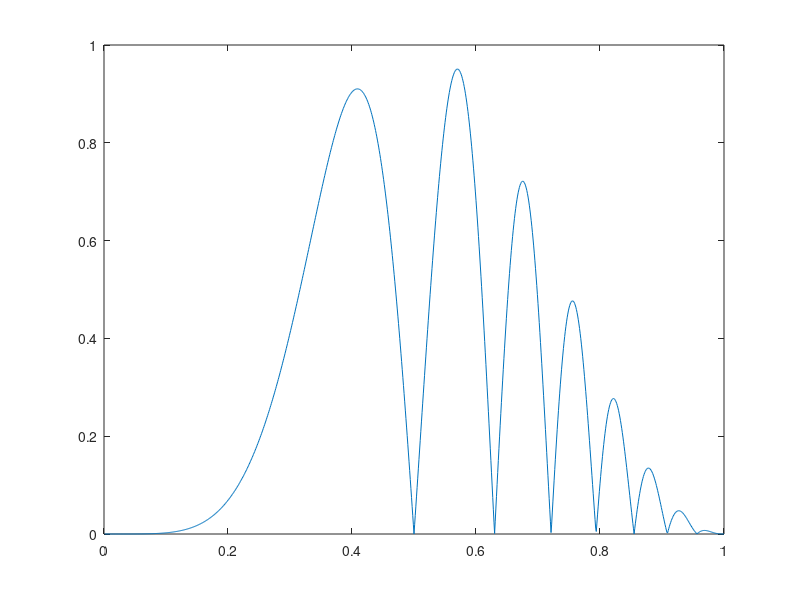

Here is the MATLAB script that generated this plot: (Note: this script raises an error after producing the figure.)
% 1. Select an appropriate discretization level for your data.
t_over_T = 0.001:0.001:1; % 0.001 discretization level for now (1000 points)
f_m = 0.5; %hz
f_c = 4.*((t_over_T).^2);
% pure signal:
A_over_A_0 = (sin(2.*pi.*f_m*t_over_T).^2).*abs((sin(2.*pi.*f_c.*t_over_T)));

plot(t_over_T, A_over_A_0)

% white noise:

% "random vector is considered to be a white noise vector if its 
% components each have a probability distribution with zero mean and 
% finite variance"


% 2. Select a (known) noise function N(t/T) and determine its PDF.

e1_noise_numbers = randn([1 length(t_over_T)]); % zero-mean guassian noise for e_1
e2_noise_numbers = randn([1 length(t_over_T)]); % zero-mean guassian noise for e_1

% TODO maybe switch to something that I can use to specify more directly
% the PDF arguments?

% TODO use hmwk1 function to get the PDF


p_x_1 = pdf_est(100, t_over_T, e1_noise_numbers);

figure;
plot(t_over_T, p_x);

% A_affected = A~ which is the noise-ily scaled and noise-ily offset signal

a_1 = 0.2;
a_2 = 0.46;
A_affected = (1 + a_1.*e1_noise_numbers.*(t_over_T)).*(A_over_A_0) + (a_2.*e2_noise_numbers.*(t_over_T));

plot(t_over_T, A_affected)

% goodness of fit: 
% normalized root mean squared error (comparison between different sensor ranges)

% root mean squared vs MSE: RMS is provided in the same unit as the target
% variable units(A/A_0)

% chosen goodness of fit: RMSE, due to not needing different sensor range
% comparisons, only one sensor response goodness of fit and this gives the
% goodness of fit in units of the measured data which is already visualized

% RMSE goal 0.01 (1/100th of the scale of the "measured" signal)
% TODO: why is this a good value to shoot for? idk

% before noise

% each needs several different ranges of polynomial degrees

% these fits are described in lectures 2/18/25, 2/20/25
for poly_fit_deg = 1:10
    
    
    A_global_fit = global_fit(A_over_A_0, t_over_T, poly_fit_deg);

    % piecewise_fit uses the global fit over sub-sets of the data
    % characterized by the width of the windows and the center point
    % distance from the first point (number of points in the window = odd) 
    A_piecewise_fit = piecewise_fit(A_over_A_0, t_over_T, poly_fit_deg);

    % 
    A_optimal_fit = optimal_fit(A_over_A_0, t_over_T, poly_fit_deg);

    global_res_clean = rmse(A_global_fit, A_over_A_0);
    piecewise_res_clean = rmse(A_piecewise_fit, A_over_A_0);
    optimal_res_clean = rmse(A_optimal_fit, A_over_A_0);

% repeating for noisy data
    A_global_fit = global_fit(A_over_A_0, t_over_T, poly_fit_deg);
    A_piecewise_fit = piecewise_fit(A_over_A_0, t_over_T, poly_fit_deg);
    A_optimal_fit = optimal_fit(A_over_A_0, t_over_T, poly_fit_deg);

    global_res_w_noise = rmse(A_global_fit, A_over_A_0);
    piecewise_resw_noise = rmse(A_piecewise_fit, A_over_A_0);
    optimal_resw_noise = rmse(A_optimal_fit, A_over_A_0);
end





